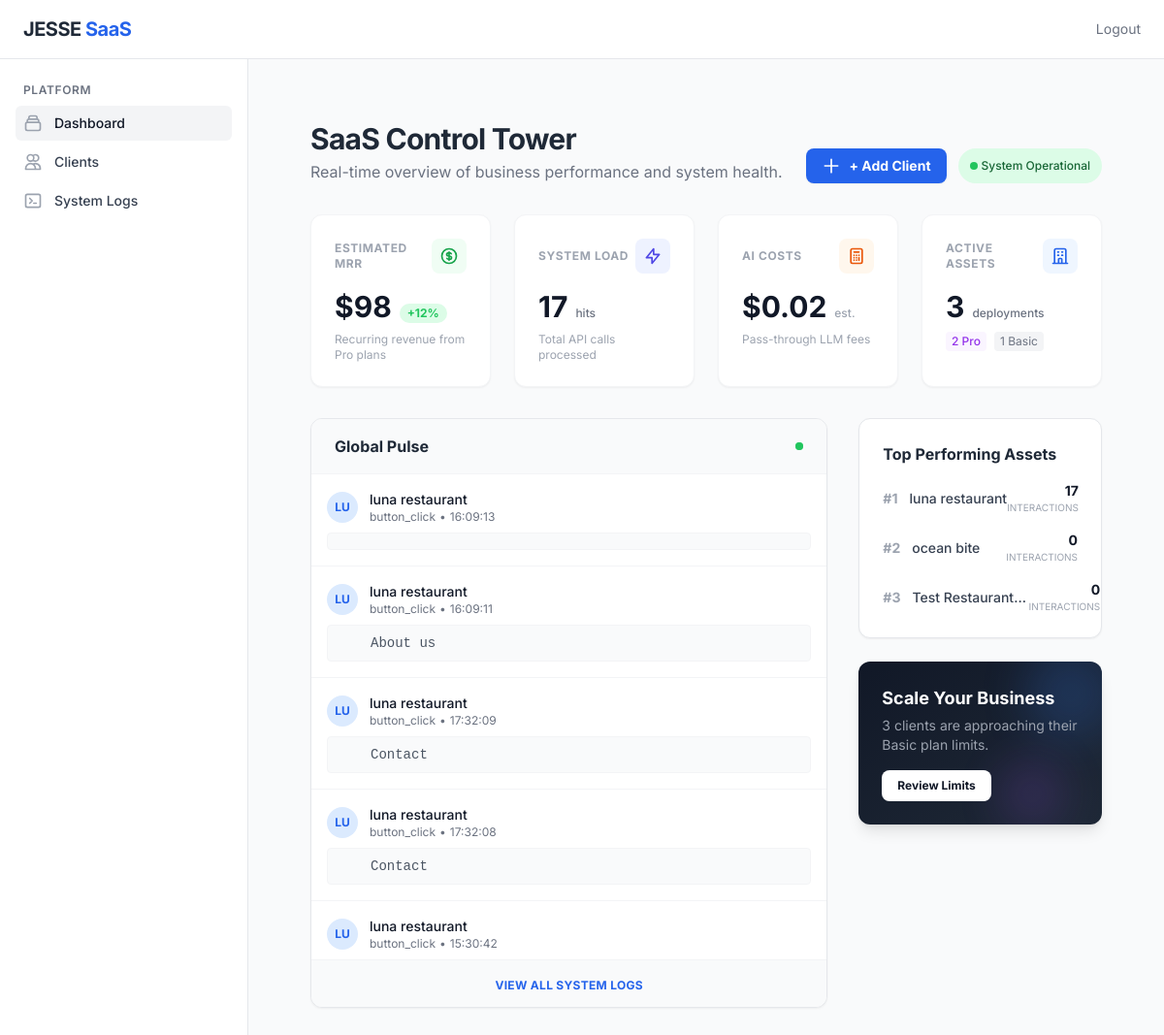
Screenshot of /admin/dashboard (signed in) with the database file from the repository.
### app/models.py (models this page shows, shortened)
class InteractionLog(db.Model):
    __tablename__ = 'interaction_logs'
    id = db.Column(db.Integer, primary_key=True)
    client_id = db.Column(db.Integer, db.ForeignKey('clients.id'), nullable=False)
    interaction_type = db.Column(db.String(50), nullable=False)
    user_query = db.Column(db.Text, nullable=True)
    timestamp = db.Column(db.DateTime, default=datetime.utcnow)

class Client(db.Model):
    __tablename__ = 'clients'
    id = db.Column(db.Integer, primary_key=True)
    public_id = db.Column(db.String(36), unique=True, nullable=False, default=lambda: str(uuid.uuid4()))
    restaurant_name = db.Column(db.String(100), nullable=False)
    plan_type = db.Column(db.String(20), default='basic')
    status = db.Column(db.String(20), default='active')
    theme_color = db.Column(db.String(7), default='#000000')
    created_at = db.Column(db.DateTime, default=datetime.utcnow)
    billing_note = db.Column(db.Text, nullable=True)
    slug = db.Column(db.String(100), unique=True, nullable=True)
    renewal_date = db.Column(db.Date, nullable=True) # Kept for backward compatibility or simple view
    subscription_start = db.Column(db.Date, nullable=True)
    subscription_end = db.Column(db.Date, nullable=True)
    is_maintenance_mode = db.Column(db.Boolean, default=False)
    allowed_domains = db.Column(db.Text, nullable=True) # JSON or comma-separated
    operating_hours = db.Column(db.Text, nullable=True) # JSON structure
    timezone = db.Column(db.String(50), default='UTC')
    privacy_policy_url = db.Column(db.String(255), nullable=True)
    language = db.Column(db.String(50), default='English (US)')
    currency_code = db.Column(db.String(10), default='USD')
    currency_symbol = db.Column(db.String(5), default='$')
    owner_phone = db.Column(db.String(20), nullable=True) # Admin Internal
    owner_email = db.Column(db.String(100), nullable=True) # Admin Internal
    public_phone = db.Column(db.String(20), nullable=True) # Public Reservation
    public_email = db.Column(db.String(100), nullable=True) # Public Enquiry
    address = db.Column(db.Text, nullable=True)
    parking_info = db.Column(db.Text, nullable=True)
    direction_note = db.Column(db.Text, nullable=True)
    maps_url = db.Column(db.String(255), nullable=True)
    delivery_url = db.Column(db.String(255), nullable=True) # Deprecated by delivery_partners
    delivery_partners = db.Column(db.Text, nullable=True) # JSON structure: [{platform, url}]
    instagram_url = db.Column(db.String(255), nullable=True)
    tiktok_url = db.Column(db.String(255), nullable=True)
    youtube_url = db.Column(db.String(255), nullable=True)
    whatsapp_url = db.Column(db.String(255), nullable=True)
    website_url = db.Column(db.String(255), nullable=True)
    font_style = db.Column(db.String(50), default='Modern Sans') # New Field
    widget_position = db.Column(db.String(20), default='right') # right/left
    is_white_labeled = db.Column(db.Boolean, default=False)
    price_includes_tax = db.Column(db.Boolean, default=True)
    payment_method = db.Column(db.String(50), nullable=True) # Admin record
    wifi_ssid = db.Column(db.String(100), nullable=True)
    wifi_password = db.Column(db.String(100), nullable=True)
    review_url = db.Column(db.String(255), nullable=True)
    booking_url = db.Column(db.String(255), nullable=True)
    deposit_policy = db.Column(db.Text, nullable=True) # New
    late_arrival_policy = db.Column(db.Text, nullable=True) # New
    tos_url = db.Column(db.String(255), nullable=True)
    show_ai_disclaimer = db.Column(db.Boolean, default=True)
    total_seating = db.Column(db.Integer, nullable=True)
    max_group_size = db.Column(db.Integer, nullable=True)
    seating_configuration = db.Column(db.Text, nullable=True) # New Field
    has_private_room = db.Column(db.Boolean, default=False)
    private_room_capacity = db.Column(db.Integer, nullable=True)
    facilities_list = db.Column(db.Text, nullable=True) # CSV: Outdoor, AC, Toilet...
    family_facilities_list = db.Column(db.Text, nullable=True) # CSV: Baby Chair, Kids Menu...
    knowledge_base = db.relationship('KnowledgeBase', backref='client', uselist=False, cascade="all, delete-orphan")
    menu_items = db.relationship('MenuItem', backref='client', lazy='dynamic', cascade="all, delete-orphan")
    logs = db.relationship('InteractionLog', backref='client', lazy='dynamic', cascade="all, delete-orphan")

### app/admin/routes.py (the view)
@bp.route('/dashboard')
def dashboard():
    stats = AnalyticsService.get_dashboard_stats()
    recent_logs = InteractionLog.query.order_by(InteractionLog.timestamp.desc()).limit(15).all()
    top_clients = AnalyticsService.get_top_clients(limit=5)
    return render_template('admin/dashboard.html',
                           stats=stats,
                           recent_logs=recent_logs,
                           top_clients=top_clients,
                           active_page='dashboard')

### app/templates/admin/dashboard.html (shortened to what this page needs)
{% extends "base.html" %}
{% block content %}
<div class="h-full bg-gray-50 p-6 md:p-8 overflow-y-auto">
    <div class="flex justify-between items-end mb-8">
        <div>
            <h1 class="text-3xl font-bold text-gray-800 tracking-tight">SaaS Control Tower</h1>
            <p class="text-gray-500 mt-1">Real-time overview of business performance and system health.</p>
        </div>
        <div class="flex gap-3">
            <button onclick="openAddClientModal()"
                class="inline-flex items-center px-4 py-2 bg-blue-600 hover:bg-blue-700 text-white text-sm font-bold rounded-lg shadow-sm transition-all transform hover:scale-105">
                <svg class="w-5 h-5 mr-2" fill="none" stroke="currentColor" viewBox="0 0 24 24">
                    <path stroke-linecap="round" stroke-linejoin="round" stroke-width="2" d="M12 4v16m8-8H4"></path>
                </svg>
                + Add Client
            </button>
            <span
                class="inline-flex items-center px-3 py-1 rounded-full text-xs font-medium bg-green-100 text-green-800">
                <span class="w-2 h-2 mr-1 bg-green-500 rounded-full animate-pulse"></span>
                System Operational
            </span>
        </div>
    </div>
    <div class="grid grid-cols-1 md:grid-cols-2 lg:grid-cols-4 gap-6 mb-8">
        <div class="bg-white rounded-xl shadow-sm p-6 border border-gray-100 hover:shadow-md transition-shadow">
            <div class="flex items-center justify-between mb-4">
                <h3 class="text-xs font-bold text-gray-400 uppercase tracking-wider">Estimated MRR</h3>
                <span class="p-2 bg-green-50 text-green-600 rounded-lg">
                </span>
            </div>
            <div class="flex items-baseline mb-2">
                <span class="text-3xl font-bold text-gray-900">${{ stats.mrr }}</span>
                <span class="ml-2 text-xs text-green-500 font-bold bg-green-100 px-2 py-0.5 rounded-full">+12%</span>
            </div>
            <p class="text-xs text-gray-400">Recurring revenue from Pro plans</p>
        </div>
        <div class="bg-white rounded-xl shadow-sm p-6 border border-gray-100 hover:shadow-md transition-shadow">
            <div class="flex items-center justify-between mb-4">
                <h3 class="text-xs font-bold text-gray-400 uppercase tracking-wider">System Load</h3>
                <span class="p-2 bg-indigo-50 text-indigo-600 rounded-lg">
                    <svg class="w-5 h-5" fill="none" stroke="currentColor" viewBox="0 0 24 24">
                        <path stroke-linecap="round" stroke-linejoin="round" stroke-width="2"
                            d="M13 10V3L4 14h7v7l9-11h-7z"></path>
                    </svg>
                </span>
            </div>
            <div class="flex items-baseline mb-2">
                <span class="text-3xl font-bold text-gray-900">{{ stats.total_interactions }}</span>
                <span class="ml-2 text-xs text-gray-500 font-medium">hits</span>
            </div>
            <p class="text-xs text-gray-400">Total API calls processed</p>
        </div>
        <div class="bg-white rounded-xl shadow-sm p-6 border border-gray-100 hover:shadow-md transition-shadow">
            <div class="flex items-center justify-between mb-4">
                <h3 class="text-xs font-bold text-gray-400 uppercase tracking-wider">AI Costs</h3>
                <span class="p-2 bg-orange-50 text-orange-600 rounded-lg">
                    <svg class="w-5 h-5" fill="none" stroke="currentColor" viewBox="0 0 24 24">
                        <path stroke-linecap="round" stroke-linejoin="round" stroke-width="2"
                            d="M9 7h6m0 10v-3m-3 3h.01M9 17h.01M9 14h.01M12 14h.01M15 11h.01M12 11h.01M9 11h.01M7 21h10a2 2 0 002-2V5a2 2 0 00-2-2H7a2 2 0 00-2 2v14a2 2 0 002 2z">
                        </path>
                    </svg>
                </span>
            </div>
            <div class="flex items-baseline mb-2">
                <span class="text-3xl font-bold text-gray-900">${{ stats.token_cost }}</span>
                <span class="ml-2 text-xs text-gray-400 font-medium">est.</span>
            </div>
            <p class="text-xs text-gray-400">Pass-through LLM fees</p>
        </div>
        <div class="bg-white rounded-xl shadow-sm p-6 border border-gray-100 hover:shadow-md transition-shadow">
            <div class="flex items-center justify-between mb-4">
                <h3 class="text-xs font-bold text-gray-400 uppercase tracking-wider">Active Assets</h3>
                <span class="p-2 bg-blue-50 text-blue-600 rounded-lg">
                    <svg class="w-5 h-5" fill="none" stroke="currentColor" viewBox="0 0 24 24">
                        <path stroke-linecap="round" stroke-linejoin="round" stroke-width="2"
                            d="M19 21V5a2 2 0 00-2-2H7a2 2 0 00-2 2v16m14 0h2m-2 0h-5m-9 0H3m2 0h5M9 7h1m-1 4h1m4-4h1m-1 4h1m-5 10v-5a1 1 0 011-1h2a1 1 0 011 1v5m-4 0h4">
                        </path>
                    </svg>
                </span>
            </div>
            <div class="flex items-baseline mb-2">
                <span class="text-3xl font-bold text-gray-900">{{ stats.total_clients }}</span>
                <span class="ml-2 text-xs text-gray-500 font-medium">deployments</span>
            </div>
            <div class="flex gap-2 text-xs">
                <span class="text-purple-600 bg-purple-50 px-1.5 py-0.5 rounded font-medium">{{ stats.pro_clients }}
                    Pro</span>
                <span class="text-gray-500 bg-gray-100 px-1.5 py-0.5 rounded">{{ stats.basic_clients }} Basic</span>
            </div>
        </div>
    </div>
    <div class="grid grid-cols-1 lg:grid-cols-3 gap-8">
        <div class="lg:col-span-2">
            <div class="bg-white rounded-xl shadow-sm border border-gray-200 overflow-hidden">
                <div class="px-6 py-4 border-b border-gray-100 bg-gray-50 flex justify-between items-center">
                    <h3 class="font-bold text-gray-800">Global Pulse</h3>
                    <span class="flex h-2 w-2">
                        <span class="relative inline-flex rounded-full h-2 w-2 bg-green-500"></span>
                    </span>
                </div>
                <div class="divide-y divide-gray-100 max-h-[500px] overflow-y-auto">
                    {% for log in recent_logs %}
                    <div class="p-4 hover:bg-gray-50 transition-colors group">
                        <div class="flex items-start justify-between">
                            <div class="flex items-center gap-3">
                                <div
                                    class="w-8 h-8 rounded-full bg-blue-100 text-blue-600 flex items-center justify-center font-bold text-xs shrink-0">
                                    {{ log.client.restaurant_name[:2].upper() }}
                                </div>
                                <div>
                                    <p class="text-sm font-medium text-gray-900">{{ log.client.restaurant_name }}</p>
                                    <p class="text-xs text-gray-500 flex items-center gap-1">
                                        {{ log.interaction_type }}
                                        <span>&bull;</span>
                                        {{ log.timestamp.strftime('%H:%M:%S') }}
                                    </p>
                                </div>
                            </div>
                        </div>
                        <div
                            class="mt-2 pl-11 text-sm text-gray-600 font-mono bg-gray-50 p-2 rounded border border-gray-100 truncate">
                            {{ log.user_query }}
                        </div>
                    </div>
                    {% else %}
                    <div class="p-8 text-center text-gray-500 text-sm">Waiting for incoming traffic...</div>
                    {% endfor %}
                </div>
                <div class="bg-gray-50 px-6 py-3 border-t border-gray-100 text-center">
                    <a href="{{ url_for('admin.system_logs') }}"
                        class="text-xs font-bold text-blue-600 hover:text-blue-800 uppercase tracking-wide">View All
                        System Logs</a>
                </div>
            </div>
        </div>
        <div class="space-y-6">
            <div class="bg-white rounded-xl shadow-sm border border-gray-200 p-6">
                <h3 class="font-bold text-gray-800 mb-4">Top Performing Assets</h3>
                <div class="space-y-4">
                    {% for client in top_clients %}
                    <div class="flex items-center justify-between">
                        <div class="flex items-center gap-3">
                            <span class="text-gray-400 font-bold text-sm">#{{ loop.index }}</span>
                            <a href="{{ url_for('admin.client_hub', client_id=client.id) }}"
                                class="text-sm font-medium text-gray-700 hover:text-blue-600 truncate max-w-[120px]">
                                {{ client.restaurant_name }}
                            </a>
                        </div>
                        <div class="text-right">
                            <span class="block text-sm font-bold text-gray-900">{{ client.interaction_count }}</span>
                            <span class="block text-[10px] text-gray-400 uppercase">Interactions</span>
                        </div>
                    </div>
                    {% endfor %}
                </div>
            </div>
            <div
                class="bg-gradient-to-br from-gray-900 to-gray-800 rounded-xl shadow-lg p-6 text-white relative overflow-hidden">
                <div class="relative z-10">
                    <h3 class="font-bold text-lg mb-1">Scale Your Business</h3>
                    <p class="text-gray-400 text-sm mb-4">3 clients are approaching their Basic plan limits.</p>
                    <button
                        class="bg-white text-gray-900 text-xs font-bold px-4 py-2 rounded-lg hover:bg-gray-100 transition-colors">
                        Review Limits
                    </button>
                </div>
                <div class="absolute top-0 right-0 -mt-4 -mr-4 w-24 h-24 bg-blue-500 rounded-full opacity-20 blur-xl">
                </div>
                <div class="absolute bottom-0 right-10 w-16 h-16 bg-purple-500 rounded-full opacity-20 blur-xl"></div>
            </div>
        </div>
    </div>
    {% endblock %}

### rows the page displays
InteractionLog: client "LU", client.restaurant_name "luna restaurant", interaction_type "button_click", timestamp "16:09:13"
InteractionLog: client "LU", client.restaurant_name "luna restaurant", interaction_type "button_click", timestamp "16:09:11", user_query "About us"
InteractionLog: client "LU", client.restaurant_name "luna restaurant", interaction_type "button_click", timestamp "17:32:09", user_query "Contact"
InteractionLog: client "LU", client.restaurant_name "luna restaurant", interaction_type "button_click", timestamp "17:32:08", user_query "Contact"
InteractionLog: client "LU", client.restaurant_name "luna restaurant", interaction_type "button_click", timestamp "15:30:42"
Client: restaurant_name "luna restaurant", interaction_count "17"
Client: restaurant_name "ocean bite", interaction_count "0"
Client: restaurant_name "Test Restaurant…", interaction_count "0"

### other values shown
{{ stats.mrr }} "98"
{{ stats.total_interactions }} "17"
{{ stats.token_cost }} "0.02"
{{ stats.total_clients }} "3"
{{ stats.pro_clients }} "2"
{{ stats.basic_clients }} "1"
